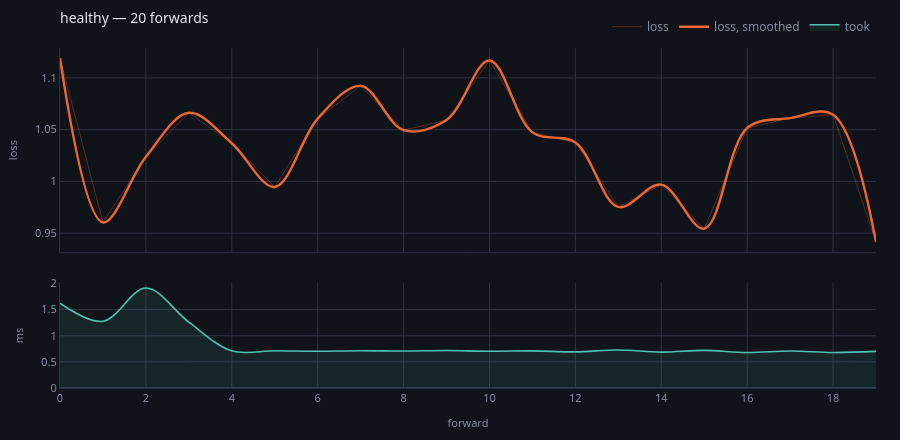

The notebook cell saved with this chart:
### Code cell
progress(store, run="healthy")

### Figure 1 — Plotly figure (JSON) as saved in the notebook; plotly's stock layout.template omitted (floating-point values rounded to 4 significant figures)
{"data": [{"hovertemplate": "forward %{x}<br>loss %{y:.4g}<extra></extra>", "line": {"color": "#eb6834", "width": 1}, "mode": "lines", "name": "loss", "opacity": 0.32, "type": "scatter", "x": [0, 1, 2, 3, 4, 5, 6, 7, 8, 9, 10, 11, 12, 13, 14, 15, 16, 17, 18, 19], "xaxis": "x", "y": [1.119, 0.9605, 1.024, 1.066, 1.037, 0.9947, 1.061, 1.092, 1.05, 1.059, 1.117, 1.047, 1.038, 0.9754, 0.9969, 0.9544, 1.052, 1.061, 1.064, 0.9415], "yaxis": "y"}, {"hovertemplate": "forward %{x}<br>mean %{y:.4g}<extra></extra>", "line": {"color": "#eb6834", "shape": "spline", "width": 2.4}, "mode": "lines", "name": "loss, smoothed", "type": "scatter", "x": [0, 1, 2, 3, 4, 5, 6, 7, 8, 9, 10, 11, 12, 13, 14, 15, 16, 17, 18, 19], "xaxis": "x", "y": [1.119, 0.9605, 1.024, 1.066, 1.037, 0.9947, 1.061, 1.092, 1.05, 1.059, 1.117, 1.047, 1.038, 0.9754, 0.9969, 0.9544, 1.052, 1.061, 1.064, 0.9415], "yaxis": "y"}, {"fill": "tozeroy", "fillcolor": "rgba(79,195,176,0.10)", "hovertemplate": "forward %{x}<br>%{y:.1f} ms<extra></extra>", "line": {"color": "#4fc3b0", "shape": "spline", "width": 1.6}, "mode": "lines", "name": "took", "type": "scatter", "x": [0, 1, 2, 3, 4, 5, 6, 7, 8, 9, 10, 11, 12, 13, 14, 15, 16, 17, 18, 19], "xaxis": "x2", "y": [1.621, 1.276, 1.912, 1.259, 0.711, 0.712, 0.703, 0.714, 0.707, 0.716, 0.703, 0.711, 0.691, 0.728, 0.687, 0.719, 0.678, 0.709, 0.68, 0.701], "yaxis": "y2"}, {"hovertemplate": "forward %{x} broke<extra></extra>", "marker": {"color": "#ef5f6b", "size": 9, "symbol": "x"}, "mode": "markers", "name": "broke", "showlegend": false, "type": "scatter", "x": [], "xaxis": "x", "y": [], "yaxis": "y"}], "layout": {"font": {"color": "#e7e9ef", "family": "system-ui, -apple-system, Segoe UI, Roboto, sans-serif", "size": 12}, "height": 440, "hoverlabel": {"align": "left", "bgcolor": "#1a1e28", "bordercolor": "#2c3242", "font": {"color": "#e7e9ef", "family": "system-ui, -apple-system, Segoe UI, Roboto, sans-serif"}}, "hovermode": "x unified", "legend": {"bgcolor": "rgba(0,0,0,0)", "font": {"color": "#868ea3"}, "orientation": "h", "x": 1, "xanchor": "right", "y": 1.02, "yanchor": "bottom"}, "margin": {"b": 44, "l": 56, "r": 24, "t": 44}, "paper_bgcolor": "#101319", "plot_bgcolor": "#101319", "title": {"font": {"size": 14}, "text": "healthy — 20 forwards", "x": 0, "xanchor": "left", "xref": "paper", "y": 0.97, "yanchor": "top"}, "xaxis": {"anchor": "y", "domain": [0.0, 1.0], "gridcolor": "#2c3242", "linecolor": "#2c3242", "matches": "x2", "showticklabels": false, "tickfont": {"color": "#868ea3", "size": 11}, "title": {"font": {"color": "#868ea3", "size": 11}}, "zerolinecolor": "#2c3242"}, "xaxis2": {"anchor": "y2", "domain": [0.0, 1.0], "gridcolor": "#2c3242", "linecolor": "#2c3242", "tickfont": {"color": "#868ea3", "size": 11}, "title": {"font": {"color": "#868ea3", "size": 11}, "text": "forward"}, "zerolinecolor": "#2c3242"}, "yaxis": {"anchor": "x", "domain": [0.3994, 1.0], "gridcolor": "#2c3242", "linecolor": "#2c3242", "tickfont": {"color": "#868ea3", "size": 11}, "title": {"font": {"color": "#868ea3", "size": 11}, "text": "loss"}, "zerolinecolor": "#2c3242"}, "yaxis2": {"anchor": "x2", "domain": [0.0, 0.3094], "gridcolor": "#2c3242", "linecolor": "#2c3242", "rangemode": "tozero", "tickfont": {"color": "#868ea3", "size": 11}, "title": {"font": {"color": "#868ea3", "size": 11}, "text": "ms"}, "zerolinecolor": "#2c3242"}}}
